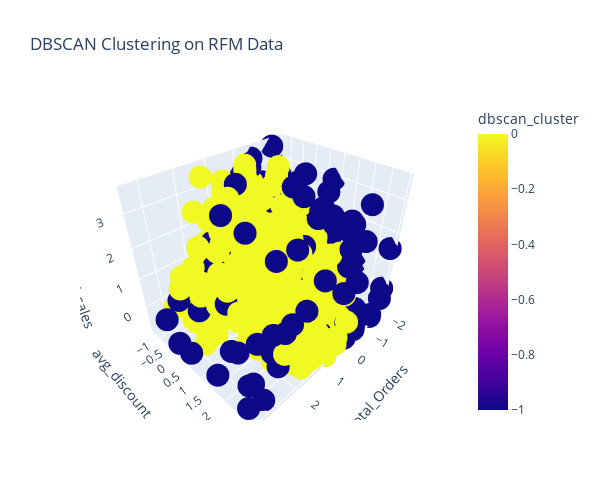

Here is the notebook cell this chart was saved with:
### Markdown cell above
2. Using DB Scan

### Code cell
from sklearn.cluster import DBSCAN
from sklearn.metrics import silhouette_score
from sklearn.metrics import davies_bouldin_score

# DBSCAN does not require the number of clusters to be set explicitly.
# Instead, it uses the parameters 'eps' (maximum distance between two samples for them to be considered as in the same neighborhood)
# and 'min_samples' (number of samples in a neighborhood for a point to be considered as a core point).

dbscan = DBSCAN(eps=0.8, min_samples=8)  # Number of clusters is NOT set here
dbscan_labels = dbscan.fit_predict(rfm_df_scaled)

# Observation1: (eps=0.5, min_samples=5) brought out 8 clusters & 0.031 silhouette score
# Observation2: (eps=0.5, min_samples=60) brought out 2 clusters & 0.359 silhouette score
# Observation3: (eps=0.5, min_samples=65) brought out 2 clusters & 0.439 silhouette score
# Observation3: (eps=0.5, min_samples=66) brought out 2 clusters & 0.445 silhouette score

# Add DBSCAN cluster labels to the dataframe
df_preds['dbscan_cluster'] = dbscan_labels

print(f"DBSCAN identified {len(set(dbscan_labels)) - (1 if -1 in dbscan_labels else 0)} clusters (excluding noise).")

# Visualize DBSCAN clusters in 3D
# Compute silhouette average (excluding noise points, i.e., dbscan_cluster == -1)
mask = df_preds["dbscan_cluster"] != -1
if mask.sum() > 1 and len(set(df_preds.loc[mask, "dbscan_cluster"])) > 1:
    dbscan_silhouette_avg = silhouette_score(
        rfm_df_scaled.loc[mask], df_preds.loc[mask, "dbscan_cluster"]
    )
    db_index_dbscan = davies_bouldin_score(rfm_df_scaled.loc[mask], df_preds.loc[mask, "dbscan_cluster"])
    plot_title = "DBSCAN Clustering on RFM Data"
else:
    dbscan_silhouette_avg = None
    db_index_dbscan = None
    plot_title = "DBSCAN Clustering on RFM Data"

fig = px.scatter_3d(
    df_preds,
    x="Total_Orders", y="avg_discount_per_order", z="total_sales",
    color="dbscan_cluster",
    height=500, width=600,
    title=plot_title
)
fig.show()

if dbscan_silhouette_avg is not None and db_index_dbscan is not None:
    n_clusters_identified = len(set(dbscan_labels)) - (1 if -1 in dbscan_labels else 0)
    print(f"Silhouette Avg (excluding noise): {dbscan_silhouette_avg:.3f}")
    print(f"Davies-Bouldin Index (excluding noise): {db_index_dbscan:.3f}")
    print(f"Number of clusters identified (excluding noise): {n_clusters_identified}")
else:
    print("Silhouette Avg: N/A (not enough clusters)")
    print("Davies-Bouldin Index: N/A (not enough clusters)")

### Figure 1 — Plotly figure (JSON) as saved in the notebook; plotly's stock layout.template omitted (floating-point values rounded to 4 significant figures; data arrays with more than 128 entries replaced by an {"elided": "..."} marker saying what was removed)
{"data": [{"hovertemplate": "Total_Orders=%{x}<br>avg_discount_per_order=%{y}<br>total_sales=%{z}<br>dbscan_cluster=%{marker.color}<extra></extra>", "legendgroup": "", "marker": {"color": {"elided": "1453 int values"}, "coloraxis": "coloraxis", "symbol": "circle"}, "mode": "markers", "name": "", "scene": "scene", "showlegend": false, "type": "scatter3d", "x": {"elided": "1453 float values"}, "y": {"elided": "1453 float values"}, "z": {"elided": "1453 float values"}}], "layout": {"coloraxis": {"colorbar": {"title": {"text": "dbscan_cluster"}}, "colorscale": [[0, "#0d0887"], [0.1111, "#46039f"], [0.2222, "#7201a8"], [0.3333, "#9c179e"], [0.4444, "#bd3786"], [0.5556, "#d8576b"], [0.6667, "#ed7953"], [0.7778, "#fb9f3a"], [0.8889, "#fdca26"], [1, "#f0f921"]]}, "height": 500, "legend": {"tracegroupgap": 0}, "scene": {"domain": {"x": [0, 1], "y": [0, 1]}, "xaxis": {"title": {"text": "Total_Orders"}}, "yaxis": {"title": {"text": "avg_discount_per_order"}}, "zaxis": {"title": {"text": "total_sales"}}}, "title": {"text": "DBSCAN Clustering on RFM Data"}, "width": 600}}
